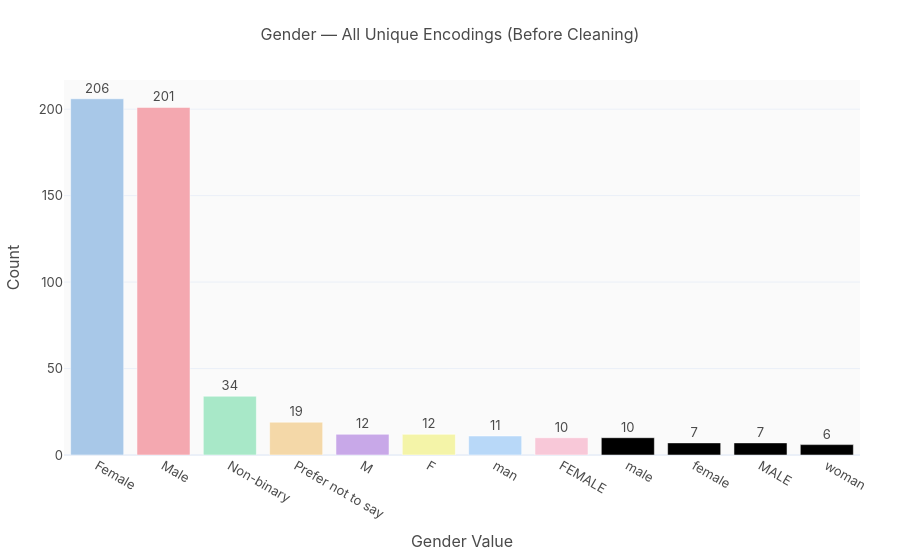

The notebook cell saved with this chart:
### Markdown cell above
### 5.2 gender — Inconsistent encoding

75 rows (14%) use non-canonical encodings across 12 variants.

### Code cell
gender_vc = df["gender"].value_counts()
print("Gender value counts:")
for val, cnt in gender_vc.items():
    print(f"  {val!r:25s} → {cnt}")

fig = go.Figure(go.Bar(
    x=gender_vc.index.tolist(), y=gender_vc.values,
    marker_color=CATEGORICAL_COLORS[:len(gender_vc)],
    text=gender_vc.values, textposition="outside",
))
styled(fig, "Gender — All Unique Encodings (Before Cleaning)")
fig.update_xaxes(title_text="Gender Value")
fig.update_yaxes(title_text="Count")
fig.show()

### Figure 1 — Plotly figure (JSON) as saved in the notebook; plotly's stock layout.template omitted (floating-point values rounded to 4 significant figures)
{"data": [{"marker": {"color": ["#A8C8E8", "#F4A8B0", "#A8E8C8", "#F4D8A8", "#C8A8E8", "#F4F4A8", "#B8D8F8", "#F8C8D8"]}, "text": [206.0, 201.0, 34.0, 19.0, 12.0, 12.0, 11.0, 10.0, 10.0, 7.0, 7.0, 6.0], "textposition": "outside", "type": "bar", "x": ["Female", "Male", "Non-binary", "Prefer not to say", "M", "F", "man", "FEMALE", "male", "female", "MALE", "woman"], "y": [206, 201, 34, 19, 12, 12, 11, 10, 10, 7, 7, 6]}], "layout": {"font": {"color": "#4A4A4A", "family": "Inter, Arial, sans-serif", "size": 13}, "margin": {"b": 60, "l": 60, "r": 40, "t": 80}, "paper_bgcolor": "#FFFFFF", "plot_bgcolor": "#FAFAFA", "title": {"font": {"color": "#4A4A4A", "size": 16}, "text": "Gender — All Unique Encodings (Before Cleaning)", "x": 0.5, "xanchor": "center"}, "xaxis": {"title": {"text": "Gender Value"}}, "yaxis": {"title": {"text": "Count"}}}}
